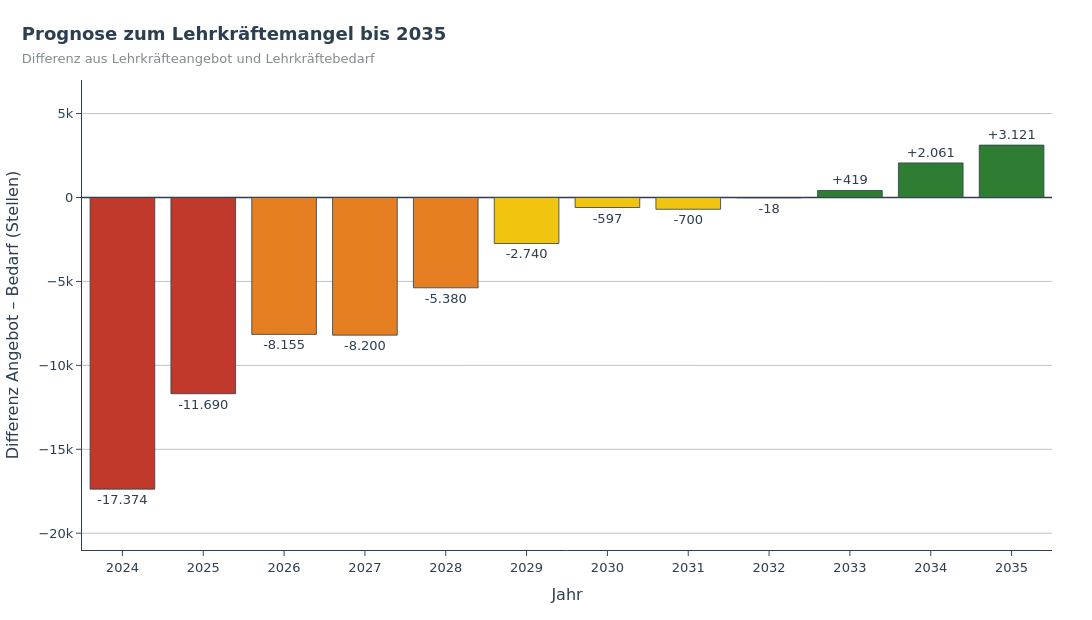

The code cell stored with this chart in its notebook:
### Markdown cell above
### 3.4 Quantifizierung – Prognose zum Lehrkräftemangel bis 2035

Wie groß ist die Lücke zwischen Bedarf und Angebot tatsächlich? Die KMK-Modellrechnung zeigt: 2024 fehlen rund **17.400 Lehrkräftestellen**. Die Lücke schließt sich laut Prognose bis Anfang der 2030er Jahre – allerdings unter der Annahme, dass Studierendenzahlen, Pensionierungen und Zuwanderung im modellierten Korridor bleiben.

### Code cell
# Prognose: Differenz von Lehrkräfteangebot und -bedarf 2024-2035.
#
# Negative Werte = Lehrkräftemangel, positive Werte = Überschuss.
# Farbverlauf signalisiert den Schweregrad:
#   rot       <= -10.000   (akuter Mangel)
#   orange    <=  -5.000   (deutlicher Mangel)
#   gelb      <       0    (leichter Mangel)
#   grün      >=      0    (Überschuss)

prognose = (load(F_PROGNOSE).astype({"Schuljahr": int, "Anzahl": int})
                            .sort_values("Schuljahr")
                            .reset_index(drop=True))

jahre = prognose["Schuljahr"].tolist()
werte = prognose["Anzahl"].tolist()

def color_for(v):
    if v <= -10_000: return COLOR["accent"]
    if v <=  -5_000: return COLOR["warning"]
    if v <       0:  return "#f1c40f"
    return COLOR["positive"]

farben = [color_for(v) for v in werte]

fig = go.Figure()
fig.add_trace(go.Bar(
    x=jahre, y=werte,
    text=[f"{v:+,}".replace(",", ".") for v in werte],
    textposition="outside",
    marker_color=farben,
    marker_line_color=COLOR["ink"], marker_line_width=0.8,
    hovertemplate="<b>Jahr %{x}</b><br>%{y:+,} Stellen<extra></extra>",
))

y_min = (min(werte) // 1000) * 1000 - 3000
y_max = (max(werte) // 1000 + 1) * 1000 + 3000

fig.update_layout(
    title=dict(text=f"<b>Prognose zum Lehrkräftemangel bis {max(jahre)}</b><br>"
                     "<span style='font-size:13px;color:#7f8c8d'>"
                     "Differenz aus Lehrkräfteangebot und Lehrkräftebedarf</span>"),
    width=1100, height=620,
    showlegend=False,
    annotations=[dict(text="Datenquelle: Kultusministerkonferenz (KMK), Modellrechnung 2024.",
                      x=0, y=-0.18, xref="paper", yref="paper",
                      showarrow=False, font=dict(size=11, color=COLOR["neutral"]),
                      xanchor="left")],
)
fig.update_xaxes(dtick=1, title="Jahr")
fig.update_yaxes(title="Differenz Angebot – Bedarf (Stellen)",
                 zeroline=True, zerolinecolor=COLOR["ink"], zerolinewidth=1.5,
                 range=[y_min, y_max])
fig.show()

### Figure 1 — Plotly figure (JSON) as saved in the notebook; plotly's stock layout.template omitted (floating-point values rounded to 4 significant figures)
{"data": [{"hovertemplate": "<b>Jahr %{x}</b><br>%{y:+,} Stellen<extra></extra>", "marker": {"color": ["#c0392b", "#c0392b", "#e67e22", "#e67e22", "#e67e22", "#f1c40f", "#f1c40f", "#f1c40f", "#f1c40f", "#2e7d32", "#2e7d32", "#2e7d32"], "line": {"color": "#2c3e50", "width": 0.8}}, "text": ["-17.374", "-11.690", "-8.155", "-8.200", "-5.380", "-2.740", "-597", "-700", "-18", "+419", "+2.061", "+3.121"], "textposition": "outside", "type": "bar", "x": [2024, 2025, 2026, 2027, 2028, 2029, 2030, 2031, 2032, 2033, 2034, 2035], "y": [-17374, -11690, -8155, -8200, -5380, -2740, -597, -700, -18, 419, 2061, 3121]}], "layout": {"annotations": [{"font": {"color": "#7f8c8d", "size": 11}, "showarrow": false, "text": "Datenquelle: Kultusministerkonferenz (KMK), Modellrechnung 2024.", "x": 0, "xanchor": "left", "xref": "paper", "y": -0.18, "yref": "paper"}], "height": 620, "showlegend": false, "title": {"text": "<b>Prognose zum Lehrkräftemangel bis 2035</b><br><span style='font-size:13px;color:#7f8c8d'>Differenz aus Lehrkräfteangebot und Lehrkräftebedarf</span>"}, "width": 1100, "xaxis": {"dtick": 1, "title": {"text": "Jahr"}}, "yaxis": {"range": [-21000, 7000], "title": {"text": "Differenz Angebot – Bedarf (Stellen)"}, "zeroline": true, "zerolinecolor": "#2c3e50", "zerolinewidth": 1.5}}}
